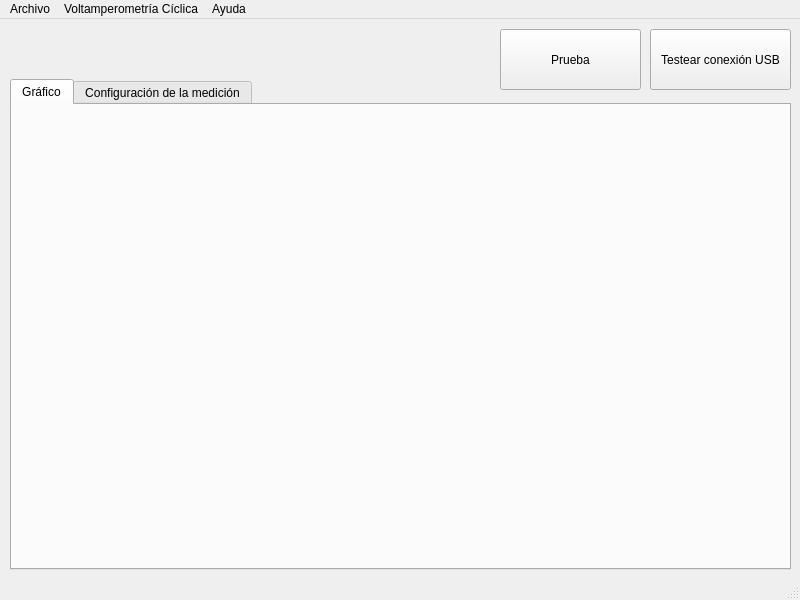
<?xml version="1.0" encoding="UTF-8"?>
<ui version="4.0">
 <class>MainWindow</class>
 <widget class="QMainWindow" name="MainWindow">
  <property name="windowModality">
   <enum>Qt::ApplicationModal</enum>
  </property>
  <property name="geometry">
   <rect>
    <x>0</x>
    <y>0</y>
    <width>800</width>
    <height>600</height>
   </rect>
  </property>
  <property name="windowTitle">
   <string>MainWindow</string>
  </property>
  <widget class="QWidget" name="centralwidget">
   <widget class="QPushButton" name="pushButton">
    <property name="geometry">
     <rect>
      <x>500</x>
      <y>10</y>
      <width>141</width>
      <height>61</height>
     </rect>
    </property>
    <property name="text">
     <string>Prueba</string>
    </property>
   </widget>
   <widget class="QPushButton" name="Conectar_Bt">
    <property name="geometry">
     <rect>
      <x>650</x>
      <y>10</y>
      <width>141</width>
      <height>61</height>
     </rect>
    </property>
    <property name="text">
     <string>Testear conexión USB</string>
    </property>
   </widget>
   <widget class="QTabWidget" name="tabWidget">
    <property name="geometry">
     <rect>
      <x>10</x>
      <y>60</y>
      <width>781</width>
      <height>491</height>
     </rect>
    </property>
    <property name="currentIndex">
     <number>0</number>
    </property>
    <widget class="QWidget" name="grafico">
     <attribute name="title">
      <string>Gráfico</string>
     </attribute>
     <widget class="QCustomPlot" name="customPlot" native="true">
      <property name="geometry">
       <rect>
        <x>140</x>
        <y>70</y>
        <width>401</width>
        <height>321</height>
       </rect>
      </property>
     </widget>
    </widget>
    <widget class="QWidget" name="config_medicion">
     <attribute name="title">
      <string>Configuración de la medición</string>
     </attribute>
    </widget>
   </widget>
  </widget>
  <widget class="QMenuBar" name="menubar">
   <property name="geometry">
    <rect>
     <x>0</x>
     <y>0</y>
     <width>800</width>
     <height>21</height>
    </rect>
   </property>
   <widget class="QMenu" name="menuArchivo">
    <property name="title">
     <string>Archivo</string>
    </property>
    <addaction name="actionNueva_Medicion"/>
    <addaction name="actionAbrir_Medicion"/>
    <addaction name="actionOpciones"/>
   </widget>
   <widget class="QMenu" name="menuVoltamperometr_a_C_clica">
    <property name="title">
     <string>Voltamperometría Cíclica</string>
    </property>
    <addaction name="actionMedir"/>
    <addaction name="actionConfiguracion"/>
   </widget>
   <widget class="QMenu" name="menuAyuda">
    <property name="title">
     <string>Ayuda</string>
    </property>
    <addaction name="actionAyuda"/>
   </widget>
   <addaction name="menuArchivo"/>
   <addaction name="menuVoltamperometr_a_C_clica"/>
   <addaction name="menuAyuda"/>
  </widget>
  <widget class="QStatusBar" name="statusbar"/>
  <action name="actionNueva_Medicion">
   <property name="text">
    <string>Nueva Medición</string>
   </property>
  </action>
  <action name="actionAbrir_Medicion">
   <property name="text">
    <string>Abrir Medición</string>
   </property>
  </action>
  <action name="actionOpciones">
   <property name="text">
    <string>Opciones</string>
   </property>
  </action>
  <action name="actionMedir">
   <property name="text">
    <string>Medir</string>
   </property>
  </action>
  <action name="actionConfiguracion">
   <property name="text">
    <string>Configuración</string>
   </property>
  </action>
  <action name="actionAyuda">
   <property name="text">
    <string>Ayuda</string>
   </property>
  </action>
 </widget>
 <customwidgets>
  <customwidget>
   <class>QCustomPlot</class>
   <extends>QWidget</extends>
   <header>qcustomplot.h</header>
   <container>1</container>
  </customwidget>
 </customwidgets>
 <resources/>
 <connections/>
</ui>
